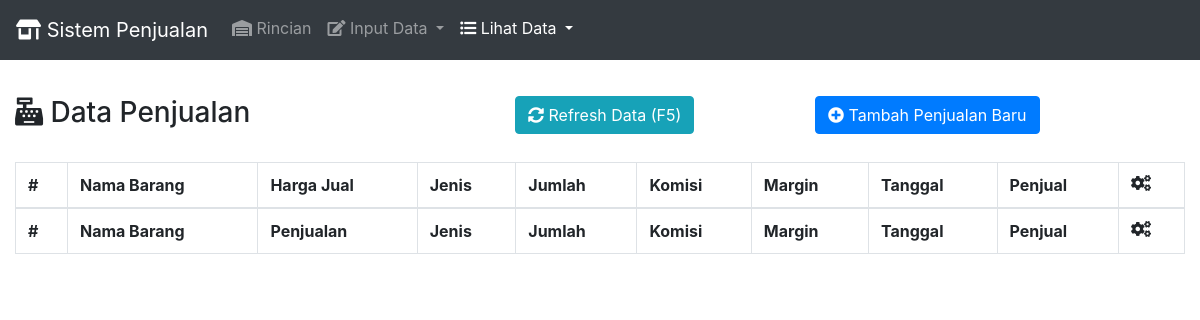
The page /lihatpenjualan.php (signed in) on the database as committed earlier.
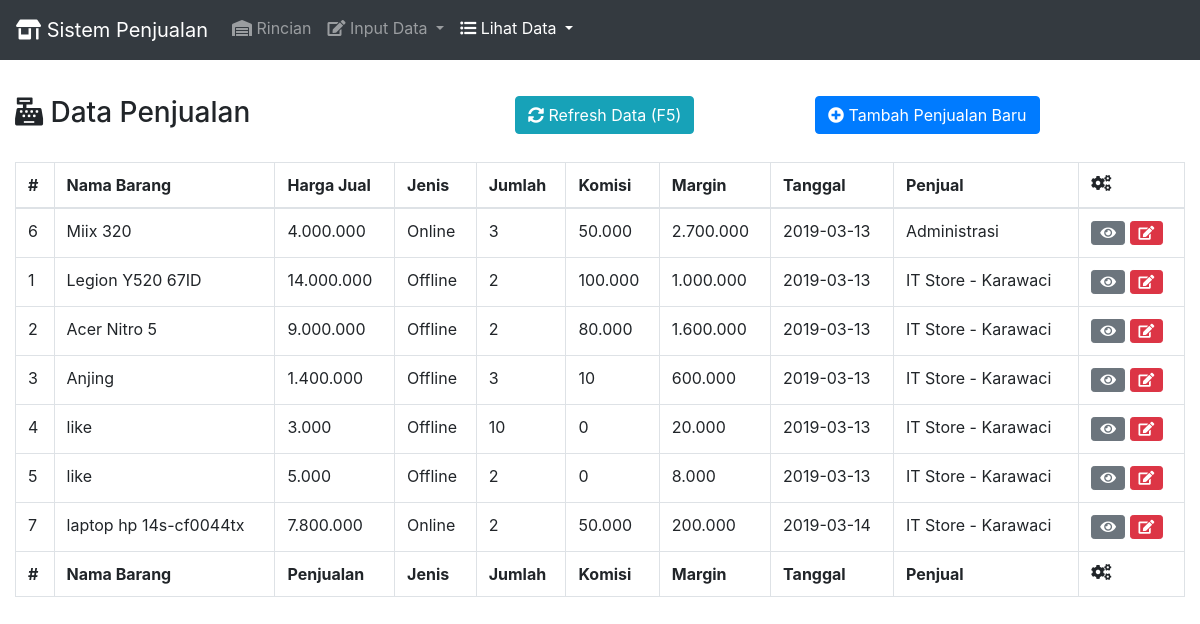
The same page on the database as committed later.
### tables this page shows
CREATE TABLE `data_penjualan` (
  `kode_penjualan` int(11) NOT NULL AUTO_INCREMENT,
  `kode_barang` int(11) DEFAULT '0',
  `nama_barang` varchar(255) DEFAULT NULL,
  `harga_penjualan` int(11) DEFAULT NULL,
  `harga_modal` int(11) DEFAULT NULL,
  `komisi` int(11) DEFAULT NULL,
  `jenis_penjualan` varchar(255) DEFAULT NULL,
  `jumlah` int(11) DEFAULT NULL,
  `kode_status` int(11) DEFAULT NULL,
  `tgl_penjualan` date DEFAULT NULL,
  `nama_akun` varchar(255) NOT NULL DEFAULT '',
  PRIMARY KEY (`kode_penjualan`),
  KEY `data_penjualan_ibfk_2` (`nama_akun`),
  KEY `data_penjualan_ibfk_3` (`kode_status`),
  CONSTRAINT `data_penjualan_ibfk_2` FOREIGN KEY (`nama_akun`) REFERENCES `data_akun` (`nama_akun`) ON DELETE NO ACTION ON UPDATE NO ACTION,
  CONSTRAINT `data_penjualan_ibfk_3` FOREIGN KEY (`kode_status`) REFERENCES `status_penjualan` (`kode_status`) ON DELETE NO ACTION ON UPDATE NO ACTION
);

CREATE TABLE `data_akun` (
  `id_akun` int(11) NOT NULL AUTO_INCREMENT,
  `nama_akun` varchar(255) NOT NULL DEFAULT '',
  `ket_akun` varchar(255) DEFAULT NULL,
  `password` varchar(255) DEFAULT NULL,
  `hak_akses` varchar(255) DEFAULT NULL,
  PRIMARY KEY (`id_akun`),
  UNIQUE KEY `nama_akun` (`nama_akun`)
);

### lihatpenjualan.php (the view, shortened to what this page needs)
<html>
<head>
  <link rel="stylesheet" href="https://use.fontawesome.com/releases/v5.7.0/css/all.css">
  <link rel="stylesheet" href="css/bootstrap.min.css">
  <link href="vendor/datatables/dataTables.bootstrap4.min.css" rel="stylesheet">
</head>
<body>
  <div class="fixed-top">
    <nav class="navbar navbar-expand-lg navbar-dark bg-dark">
      <a class="navbar-brand" href="index.php"><i class="fa fa-store-alt"></i> Sistem Penjualan</a>
      <div class="collapse navbar-collapse" id="navbarNavDropdown">
        <ul class="navbar-nav">
          <li class="nav-item">
            <a class="nav-link" href="index.php"><label class=" fa fa-warehouse"></label> Rincian <span class="sr-only">(current)</span></a>
          </li>
          <li class="nav-item dropdown">
            <a class="nav-link dropdown-toggle" href="#" id="navbarDropdownMenuLink" role="button" data-toggle="dropdown" aria-haspopup="true" aria-expanded="false">
              <label class="fa fa-edit"> </label> Input Data
            </a>
          </li>
          <li class="nav-item dropdown  active">
            <a class="nav-link dropdown-toggle" href="#" id="navbarDropdownMenuLink" role="button" data-toggle="dropdown" aria-haspopup="true" aria-expanded="false">
              <label class="fa fa-list-ul"> </label>
              Lihat Data
            </a>
          </li>
        </ul>
      </div>
    </nav>
  </div>
  <br><br><br><br>
  <div class="container-fluid">
    <div class="row">
      <div class="col-5">
        <h3><span class="fa fa-cash-register"></span> Data Penjualan</h3><br>
      </div>
      <div class="col-3">
        <a href="lihatpenjualan.php"><button class="btn btn-info"><span class="fa fa-sync-alt"></span> Refresh Data (F5)</button></a>
      </div>
      <div class="col-3">
        <a href="inputpenjualan.php"><button class="btn btn-primary"><span class="fa fa-plus-circle"></span> Tambah Penjualan Baru</button></a>
      </div>
    </div>
    <div class="table-responsive">
     <table class="table table-bordered" id="dataTable" width="100%" cellspacing="0">
      <thead>
        <tr>
          <th title="Kode Penjualan">#</th>
          <th>Nama Barang</th>
          <th>Harga Jual</th>
          <th>Jenis</th>
          <th>Jumlah</th>
          <th>Komisi</th>
          <th>Margin</th>
          <th>Tanggal</th>
          <th>Penjual</th>
          <td><span class="fa fa-cogs"></span></td>
        </tr>
      </thead>
      <tfoot>
        <tr>
          <th title="Kode Penjualan">#</th>
          <th>Nama Barang</th>
          <th>Penjualan</th>
          <th>Jenis</th>
          <th>Jumlah</th>
          <th>Komisi</th>
          <th>Margin</th>
          <th>Tanggal</th>
          <th>Penjual</th>
          <th><span class="fa fa-cogs"></span></th>
        </tr>
      </tfoot>
      <tbody>
        <?php
        include_once 'koneksi.php';
        $datapenjualan=mysqli_query($conn, 'SELECT * FROM data_penjualan, data_akun WHERE data_penjualan.nama_akun = data_akun.nama_akun');
        while ($data=mysqli_fetch_array($datapenjualan)) {
          if ($data['kode_status']==1) {
            echo "<tr class=bg-warning id=booked>";
          } else {
             echo "<tr>";
          }
          ?>
            <td><?php echo $data['kode_penjualan']; ?></td>
            <td id="nama_barang"><?php echo $data['nama_barang']; ?></td>
            <td><?php echo number_format($data['harga_penjualan'],0,",","."); ?></td>
            <td><?php echo $data['jenis_penjualan']; ?></td>
            <td><?php echo $data['jumlah']; ?></td>
            <td><?php echo number_format($data['komisi'],0,",","."); ?></td>
            <td><?php echo number_format(($data['harga_penjualan']-$data['harga_modal'])*$data['jumlah'],0,",","."); ?></td>
            <td><?php echo $data['tgl_penjualan']; ?></td>
            <td><?php echo $data['ket_akun']; ?></td>
            <td>
              <button class="btn btn-secondary btn-sm lihatdata" title="Lihat Penjualan" id="<?php echo $data['kode_penjualan']; ?>"><span class="fa fa-eye"></span></button>
              <button class="btn btn-danger btn-sm ubahdata" title="Edit Penjualan" id="<?php echo $data['kode_penjualan']; ?>"><span class="fa fa-edit"></span></button>
            </td>
          </tr>
          <?php
        }
        ?>
      </tbody>
    </table>
  </div>
</div>
</body>
</html>

Rows that differ between the two databases and show on the page:
added data_penjualan: kode_penjualan "6", nama_barang "Miix 320", harga_penjualan "4.000.000", jenis_penjualan "Online", jumlah "3", komisi "50.000", ($data['harga_penjualan']-$data['harga_modal'])*$data['jumlah'] "2.700.000", tgl_penjualan "2019-03-13", data_akun.ket_akun "Administrasi"
now on this page (row edited): data_penjualan: kode_penjualan "1", nama_barang "Legion Y520 67ID", harga_penjualan "14.000.000", jenis_penjualan "Offline", jumlah "2", komisi "100.000", ($data['harga_penjualan']-$data['harga_modal'])*$data['jumlah'] "1.000.000", tgl_penjualan "2019-03-13", data_akun.ket_akun "IT Store - Karawaci"
now on this page (row edited): data_penjualan: kode_penjualan "2", nama_barang "Acer Nitro 5", harga_penjualan "9.000.000", jenis_penjualan "Offline", jumlah "2", komisi "80.000", ($data['harga_penjualan']-$data['harga_modal'])*$data['jumlah'] "1.600.000", tgl_penjualan "2019-03-13", data_akun.ket_akun "IT Store - Karawaci"
now on this page (row edited): data_penjualan: kode_penjualan "3", nama_barang "Anjing", harga_penjualan "1.400.000", jenis_penjualan "Offline", jumlah "3", komisi "10", ($data['harga_penjualan']-$data['harga_modal'])*$data['jumlah'] "600.000", tgl_penjualan "2019-03-13", data_akun.ket_akun "IT Store - Karawaci"
now on this page (row edited): data_penjualan: kode_penjualan "4", nama_barang "like", harga_penjualan "3.000", jenis_penjualan "Offline", jumlah "10", komisi "0", ($data['harga_penjualan']-$data['harga_modal'])*$data['jumlah'] "20.000", tgl_penjualan "2019-03-13", data_akun.ket_akun "IT Store - Karawaci"
now on this page (row edited): data_penjualan: kode_penjualan "5", nama_barang "like", harga_penjualan "5.000", jenis_penjualan "Offline", jumlah "2", komisi "0", ($data['harga_penjualan']-$data['harga_modal'])*$data['jumlah'] "8.000", tgl_penjualan "2019-03-13", data_akun.ket_akun "IT Store - Karawaci"
added data_penjualan: kode_penjualan "7", nama_barang "laptop hp 14s-cf0044tx", harga_penjualan "7.800.000", jenis_penjualan "Online", jumlah "2", komisi "50.000", ($data['harga_penjualan']-$data['harga_modal'])*$data['jumlah'] "200.000", tgl_penjualan "2019-03-14", data_akun.ket_akun "IT Store - Karawaci"
